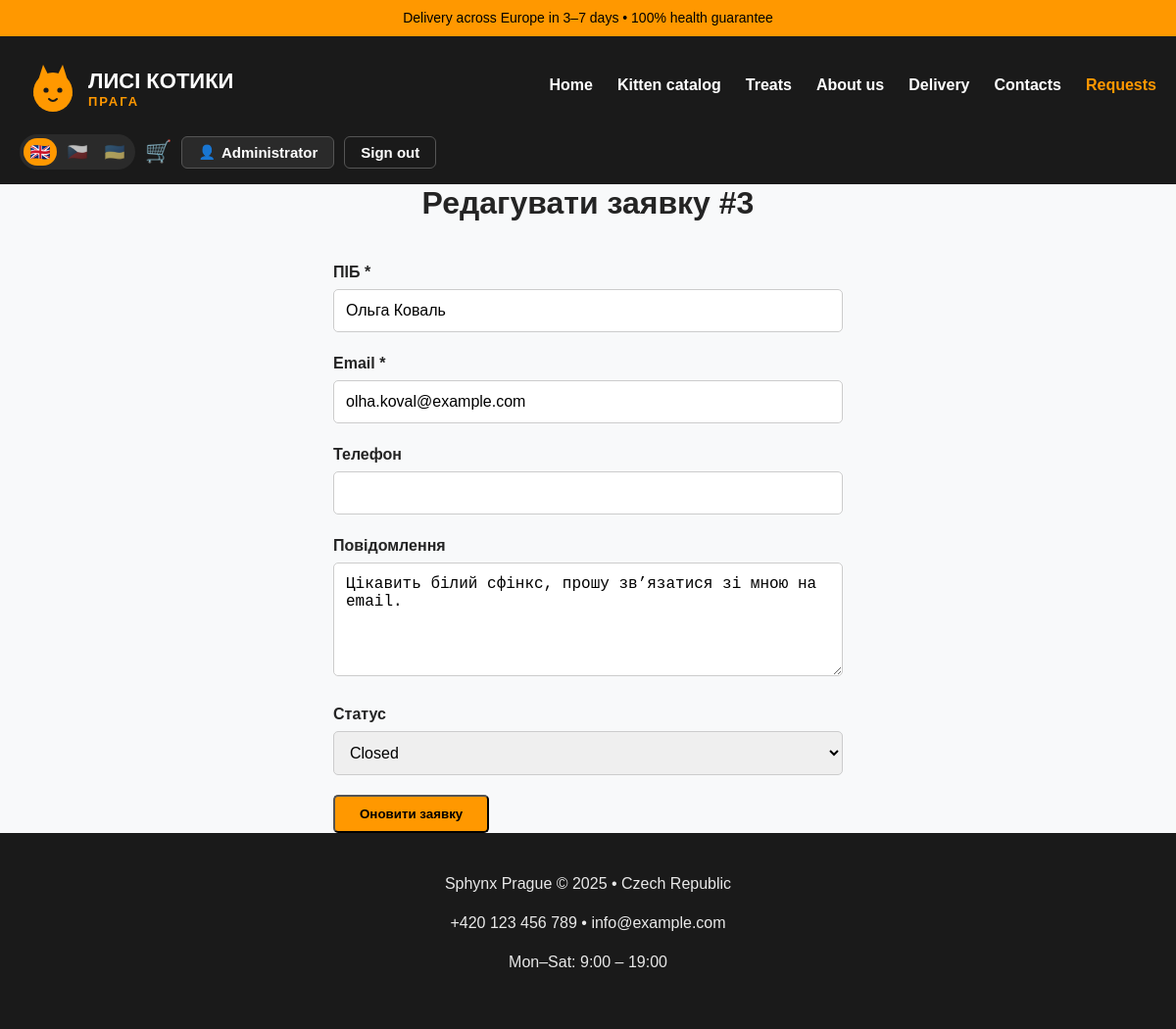
/edit_request.php?id=3 (signed in), run on the app's committed database.
### tables this page shows
CREATE TABLE IF NOT EXISTS users (
    id INT UNSIGNED AUTO_INCREMENT PRIMARY KEY,
    email VARCHAR(190) NOT NULL UNIQUE,
    password_hash VARCHAR(255) NULL,
    name VARCHAR(100) NOT NULL,
    oauth_provider VARCHAR(20) NULL,
    oauth_id VARCHAR(100) NULL,
    role VARCHAR(20) NOT NULL DEFAULT 'user',
    created_at DATETIME NOT NULL DEFAULT CURRENT_TIMESTAMP
);

CREATE TABLE IF NOT EXISTS requests (
    id INT UNSIGNED AUTO_INCREMENT PRIMARY KEY,
    name VARCHAR(100) NOT NULL,
    email VARCHAR(150) NOT NULL,
    phone VARCHAR(20) NULL,
    age VARCHAR(20) NULL,
    color VARCHAR(50) NULL,
    message TEXT NOT NULL,
    consent TINYINT(1) NOT NULL DEFAULT 0,
    status VARCHAR(20) NOT NULL DEFAULT 'new',
    created_at DATETIME NOT NULL DEFAULT CURRENT_TIMESTAMP
);

### config/i18n.php (called while the page is built, shortened)
<?php
function current_locale(): string
{
    return $GLOBALS['__i18n_locale'] ?? DEFAULT_LOCALE;
}
function t(string $key, array $params = []): string
{
    $dict = $GLOBALS['__i18n_dict'] ?? [];
    $fallback = $GLOBALS['__i18n_fallback'] ?? [];
    $value = $dict[$key] ?? $fallback[$key] ?? $key;
    return $value;
}
function te(string $key, array $params = []): string
{
    return htmlspecialchars(t($key, $params), ENT_QUOTES, 'UTF-8');
}
function lang_switch_url(string $locale): string
{
    $params = $_GET;
    $params['lang'] = $locale;
    $path = strtok($_SERVER['REQUEST_URI'] ?? '/', '?');
    return $path . '?' . http_build_query($params);
}
function locale_label(string $locale): string
{
    return match ($locale) {
        'en' => 'EN',
        'cs' => 'CS',
        'uk' => 'UK',
        default => strtoupper($locale),
    };
}
function locale_flag(string $locale): string
{
    return match ($locale) {
        'en' => '🇬🇧',
        'cs' => '🇨🇿',
        'uk' => '🇺🇦',
        default => '🏳️',
    };
}

### config/auth.php (called while the page is built, shortened)
<?php
function current_user(): ?UserRecord
{
    if ($GLOBALS['__current_user'] !== false) {
        return $GLOBALS['__current_user'];
    }
    $user = null;
    $userId = $_SESSION['user_id'] ?? null;
    if ($userId !== null && isset($GLOBALS['pdo'])) {
        $repo = new UserRepository($GLOBALS['pdo']);
        $user = $repo->find((int) $userId);
    }
    return $user;
}
function is_admin(): bool
{
    $user = current_user();
    return $user !== null && $user->role === 'admin';
}
function require_admin(): void
{
    if (!is_admin()) {
        header('Location: login.php?next=' . urlencode($_SERVER['REQUEST_URI'] ?? 'admin_requests.php'));
        exit;
    }
}

### src/UserRepository.php (called while the page is built, shortened)
<?php
final class UserRepository
{
    public function find(int $id): ?UserRecord
    {
        $stmt = $this->pdo->prepare('SELECT * FROM users WHERE id = ?');
        $stmt->execute([$id]);
        $row = $stmt->fetch(PDO::FETCH_ASSOC);
        return $row !== false ? UserRecord::fromRow($row) : null;
    }
}

### src/RequestRepository.php (called while the page is built, shortened)
<?php
final class RequestRepository
{
    public function find(int $id): ?RequestRecord
    {
        $stmt = $this->pdo->prepare('SELECT * FROM requests WHERE id = ?');
        $stmt->execute([$id]);
        $row = $stmt->fetch(PDO::FETCH_ASSOC);
        return $row !== false ? RequestRecord::fromRow($row) : null;
    }
}

### src/RequestRecord.php (called while the page is built, shortened)
<?php
final class RequestRecord
{
    public static function fromRow(array $row): self
    {
        return new self(
            id: (int) $row['id'],
            name: (string) $row['name'],
            email: (string) $row['email'],
            phone: $row['phone'] !== null ? (string) $row['phone'] : null,
            age: $row['age'] !== null ? (string) $row['age'] : null,
            color: $row['color'] !== null ? (string) $row['color'] : null,
            message: (string) $row['message'],
            consent: (bool) $row['consent'],
            status: (string) ($row['status'] ?? RequestStatus::NEW),
            createdAt: (string) $row['created_at'],
        );
    }
}

### src/RequestStatus.php (called while the page is built, shortened)
<?php
final class RequestStatus
{
    public static function all(): array
    {
        return [self::NEW, self::IN_PROGRESS, self::CLOSED];
    }
}

### config/labels.php (called while the page is built, shortened)
<?php
function request_status_label(string $status): string
{
    return t('status.' . $status);
}

### edit_request.php (the view, shortened to what this page needs)
<?php
require_once __DIR__ . '/config/bootstrap.php';
require_admin();
$repo = new RequestRepository($pdo);
$id = isset($_GET['id']) ? (int) $_GET['id'] : null;
$request = $repo->find($id);
include 'includes/header.php';
?>
<h2 class="section-title">Редагувати заявку #<?= $id ?></h2>
<form method="POST">
    <label>ПІБ <span>*</span></label>
    <input type="text" name="name" value="<?= htmlspecialchars($request->name) ?>" required>
    <label>Email <span>*</span></label>
    <input type="email" name="email" value="<?= htmlspecialchars($request->email) ?>" required>
    <label>Телефон</label>
    <input type="tel" name="phone" value="<?= htmlspecialchars($request->phone ?? '') ?>">
    <label>Повідомлення</label>
    <textarea name="message" rows="5" required><?= htmlspecialchars($request->message) ?></textarea>
    <label>Статус</label>
    <select name="status">
        <?php foreach (RequestStatus::all() as $status): ?>
            <option value="<?= htmlspecialchars($status) ?>" <?= $status === $request->status ? 'selected' : '' ?>>
                <?= htmlspecialchars(request_status_label($status)) ?>
            </option>
        <?php endforeach; ?>
    </select>
    <button type="submit" class="button">Оновити заявку</button>
</form>
<?php include 'includes/footer.php'; ?>

### includes/header.php (shortened to what this page needs)
<?php
$__user = current_user();
$__cartCount = 0;
if ($__user !== null && isset($GLOBALS['pdo'])) {
    $__cartCount = (new CartRepository($GLOBALS['pdo']))->count($__user->id);
}
$__cssv = @filemtime(__DIR__ . '/../assets/css/style.css') ?: time();
?>
<!DOCTYPE html>
<html lang="<?= htmlspecialchars(current_locale()) ?>">
<head>
    <link rel="stylesheet" href="assets/css/style.css?v=<?= $__cssv ?>">
</head>
<body>
<div class="top-bar"><?= te('common.topbar') ?></div>
<header class="header">
    <div class="container">
        <a href="index.php" class="logo-link">
            <img src="assets/images/logo.svg" alt="<?= te('common.brand') ?>" class="logo">
        </a>
        <nav class="nav">
            <a href="index.php"><?= te('nav.home') ?></a>
            <a href="index.php#catalog"><?= te('nav.catalog') ?></a>
            <a href="treats.php"><?= te('nav.treats') ?></a>
            <a href="about.php"><?= te('nav.about') ?></a>
            <a href="delivery.php"><?= te('nav.delivery') ?></a>
            <a href="contacts.php"><?= te('nav.contacts') ?></a>
            <?php if (is_admin()): ?>
                <a href="admin_requests.php" class="nav-admin"><?= te('nav.requests') ?></a>
            <?php endif; ?>
        </nav>
        <div class="header-actions">
            <div class="lang-switch" role="group" aria-label="<?= te('lang.label') ?>">
                <?php foreach (SUPPORTED_LOCALES as $__loc): ?>
                    <a href="<?= htmlspecialchars(lang_switch_url($__loc)) ?>"
                       class="lang-link <?= $__loc === current_locale() ? 'active' : '' ?>"
                       title="<?= htmlspecialchars(locale_label($__loc)) ?>"
                       aria-label="<?= htmlspecialchars(locale_label($__loc)) ?>"><?= locale_flag($__loc) ?></a>
                <?php endforeach; ?>
            </div>
            <?php if ($__user !== null): ?>
                <a href="cart.php" class="cart-link" title="<?= te('nav.cart') ?>">🛒<?php if ($__cartCount > 0): ?><span class="cart-badge"><?= $__cartCount ?></span><?php endif; ?></a>
                <a href="account.php" class="btn-account"><span class="btn-account__icon">👤</span><?= htmlspecialchars($__user->name) ?></a>
                <a href="logout.php" class="btn-ghost"><?= te('nav.logout') ?></a>
            <?php else: ?>
                <a href="login.php" class="btn-ghost"><?= te('nav.login') ?></a>
                <a href="register.php" class="btn-solid"><?= te('nav.register') ?></a>
            <?php endif; ?>
        </div>
    </div>
</header>
<main class="container">

### assets/css/style.css (style rules this page uses)
* { box-sizing: border-box; }
body { margin: 0; font-family: Arial, sans-serif; line-height: 1.5; color: #242424; background: #f8f9fa; }
h1, h2, h3 { margin: 0 0 16px; line-height: 1.2; font-weight: bold; }
.container { max-width: 1200px; margin: 0 auto; padding: 0 20px; }
.section-title { text-align: center; margin-bottom: 40px; font-size: 32px; }
.top-bar { background: #ff9800; color: #000; text-align: center; padding: 8px; font-size: 14px; }
.header { background: #1a1a1a; color: white; padding: 15px 0; }
.header .container { display: flex; align-items: center; justify-content: space-between; flex-wrap: wrap; gap: 20px; }
.logo { height: 70px; }
.nav { display: flex; gap: 25px; }
.nav a { color: white; text-decoration: none; font-weight: bold; white-space: nowrap; }
.button { background: #ff9800; color: #000; padding: 10px 25px; text-decoration: none; font-weight: bold; border-radius: 5px; white-space: nowrap; display: inline-block; }
form { max-width: 520px; margin: 0 auto; }
label { display: block; font-weight: bold; margin-bottom: 5px; }
input, select, textarea { width: 100%; padding: 12px; border: 1px solid #ccc; border-radius: 5px; margin-bottom: 20px; font-size: 16px; }
.header .container { flex-direction: column; align-items: center; gap: 15px; text-align: center; }
.nav { flex-direction: column; gap: 8px; width: 100%; text-align: center; }
form { max-width: 100%; }
@media (min-width: 768px) { .header .container { flex-direction: row; justify-content: space-between; align-items: center; } }
@media (min-width: 768px) { .nav { flex-direction: row; gap: 25px; width: auto; } }
@media (min-width: 768px) { form { max-width: 520px; } }
.header-actions { display: flex; align-items: center; gap: 10px; flex-wrap: wrap; justify-content: center; }
.logo-link { display: inline-block; line-height: 0; }
.lang-switch { display: inline-flex; align-items: center; gap: 4px; background: #2a2a2a; border-radius: 999px; padding: 4px; }
.lang-link { display: inline-flex; align-items: center; justify-content: center; width: 34px; height: 28px; border-radius: 999px; font-size: 17px; line-height: 1; text-decoration: none; filter: grayscale(55%); opacity: 0.7; transition: filter .15s, opacity .15s, background .15s; }
.lang-link.active { background: #ff9800; filter: none; opacity: 1; }
.btn-ghost, .btn-solid, .btn-account { display: inline-flex; align-items: center; gap: 6px; padding: 8px 16px; border-radius: 6px; font-weight: bold; font-size: 15px; line-height: 1; text-decoration: none; white-space: nowrap; }
.btn-ghost { color: #fff; background: transparent; border: 1.5px solid #555; }
.btn-account { color: #fff; background: #2a2a2a; border: 1.5px solid #555; max-width: 170px; overflow: hidden; text-overflow: ellipsis; }
.btn-account__icon { font-size: 14px; }
.cart-link { position: relative; font-size: 22px; text-decoration: none; line-height: 1; }
.nav-admin { color: #ff9800 !important; }

### data on the page
users: name "Administrator"
requests: name "Ольга Коваль", email "olha.koval@example.com", message "Цікавить білий сфінкс, прошу зв’язатися зі мною на email."

### other printed values
te('common.topbar') "Delivery across Europe in 3–7 days • 100% health guarantee"
te('nav.home') "Home"
te('nav.catalog') "Kitten catalog"
te('nav.treats') "Treats"
te('nav.about') "About us"
te('nav.delivery') "Delivery"
te('nav.contacts') "Contacts"
te('nav.requests') "Requests"
locale_flag($__loc) "🇬🇧"
locale_flag($__loc) "🇨🇿"
locale_flag($__loc) "🇺🇦"
te('nav.logout') "Sign out"
$id "3"
te('common.footer.company') "Sphynx Prague © 2025 • Czech Republic"
te('common.footer.contacts') "+420 123 456 789 • info@example.com"
